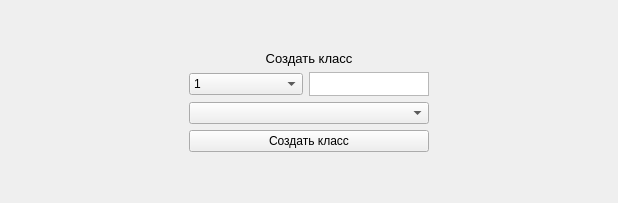
                  <widget class="QWidget" name="toolsCreateClass">
                   <layout class="QHBoxLayout" name="horizontalLayout_16">
                    <item>
                     <spacer name="horizontalSpacer_20">
                      <property name="orientation">
                       <enum>Qt::Horizontal</enum>
                      </property>
                      <property name="sizeHint" stdset="0">
                       <size>
                        <width>178</width>
                        <height>20</height>
                       </size>
                      </property>
                     </spacer>
                    </item>
                    <item>
                     <layout class="QVBoxLayout" name="verticalLayout_10">
                      <item>
                       <spacer name="verticalSpacer_7">
                        <property name="orientation">
                         <enum>Qt::Vertical</enum>
                        </property>
                        <property name="sizeHint" stdset="0">
                         <size>
                          <width>20</width>
                          <height>40</height>
                         </size>
                        </property>
                       </spacer>
                      </item>
                      <item>
                       <widget class="QLabel" name="label_13">
                        <property name="font">
                         <font>
                          <pointsize>10</pointsize>
                         </font>
                        </property>
                        <property name="text">
                         <string>Создать класс</string>
                        </property>
                        <property name="alignment">
                         <set>Qt::AlignCenter</set>
                        </property>
                       </widget>
                      </item>
                      <item>
                       <layout class="QHBoxLayout" name="horizontalLayout_17">
                        <property name="topMargin">
                         <number>0</number>
                        </property>
                        <item>
                         <widget class="QComboBox" name="createClassNumber">
                          <property name="sizePolicy">
                           <sizepolicy hsizetype="Preferred" vsizetype="Fixed">
                            <horstretch>0</horstretch>
                            <verstretch>0</verstretch>
                           </sizepolicy>
                          </property>
                          <property name="minimumSize">
                           <size>
                            <width>0</width>
                            <height>0</height>
                           </size>
                          </property>
                          <property name="maxVisibleItems">
                           <number>11</number>
                          </property>
                          <item>
                           <property name="text">
                            <string>1</string>
                           </property>
                          </item>
                          <item>
                           <property name="text">
                            <string>2</string>
                           </property>
                          </item>
                          <item>
                           <property name="text">
                            <string>3</string>
                           </property>
                          </item>
                          <item>
                           <property name="text">
                            <string>4</string>
                           </property>
                          </item>
                          <item>
                           <property name="text">
                            <string>5</string>
                           </property>
                          </item>
                          <item>
                           <property name="text">
                            <string>6</string>
                           </property>
                          </item>
                          <item>
                           <property name="text">
                            <string>7</string>
                           </property>
                          </item>
                          <item>
                           <property name="text">
                            <string>8</string>
                           </property>
                          </item>
                          <item>
                           <property name="text">
                            <string>9</string>
                           </property>
                          </item>
                          <item>
                           <property name="text">
                            <string>10</string>
                           </property>
                          </item>
                          <item>
                           <property name="text">
                            <string>11</string>
                           </property>
                          </item>
                         </widget>
                        </item>
                        <item>
                         <widget class="QTextBrowser" name="createClassLitera">
                          <property name="sizePolicy">
                           <sizepolicy hsizetype="Fixed" vsizetype="Fixed">
                            <horstretch>0</horstretch>
                            <verstretch>0</verstretch>
                           </sizepolicy>
                          </property>
                          <property name="maximumSize">
                           <size>
                            <width>120</width>
                            <height>24</height>
                           </size>
                          </property>
                          <property name="verticalScrollBarPolicy">
                           <enum>Qt::ScrollBarAlwaysOff</enum>
                          </property>
                         </widget>
                        </item>
                       </layout>
                      </item>
                      <item>
                       <widget class="QComboBox" name="createClassTeacher">
                        <property name="minimumSize">
                         <size>
                          <width>240</width>
                          <height>0</height>
                         </size>
                        </property>
                       </widget>
                      </item>
                      <item>
                       <widget class="QPushButton" name="createClassButton">
                        <property name="text">
                         <string>Создать класс</string>
                        </property>
                       </widget>
                      </item>
                      <item>
                       <spacer name="verticalSpacer_6">
                        <property name="orientation">
                         <enum>Qt::Vertical</enum>
                        </property>
                        <property name="sizeHint" stdset="0">
                         <size>
                          <width>20</width>
                          <height>40</height>
                         </size>
                        </property>
                       </spacer>
                      </item>
                     </layout>
                    </item>
                    <item>
                     <spacer name="horizontalSpacer_21">
                      <property name="orientation">
                       <enum>Qt::Horizontal</enum>
                      </property>
                      <property name="sizeHint" stdset="0">
                       <size>
                        <width>178</width>
                        <height>20</height>
                       </size>
                      </property>
                     </spacer>
                    </item>
                   </layout>
                  </widget>
